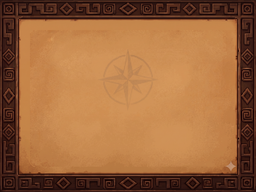
#> input picture EcuaTrials/gfx/bg_bottom.png, 256 x 192 px
$ python patch_final2.py
#> lines starting #> are read from the running program, lines starting #| are printed output that depends on the picture
from PIL import Image

img = Image.open('gfx/bg_bottom.png').convert('RGB')
#> img is the input picture: PIL image 256x192 RGB; mean R, G, B 155.9, 102.8, 61.1

# Take a clean horizontal strip from y=82 to y=94, full width
clean_strip = img.crop((0, 82, 256, 94))

# Create a patch of 256x60 to cover the slots (y=108 to y=168)
patch = Image.new('RGB', (256, 60))
#> patch: PIL image 256x60 RGB; every value is 0
for y in range(0, 60, 12):
    patch.paste(clean_strip, (0, y))
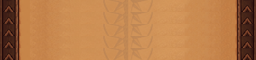
#> patch: PIL image 256x60 RGB; mean R, G, B 183.4, 124.5, 73.8

# Paste the patch over the slots
img.paste(patch, (0, 108))
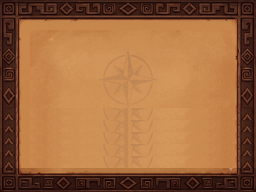
#> img: PIL image 256x192 RGB; mean R, G, B 157.5, 104.2, 62.2

img.save('gfx/bg_bottom.png')
